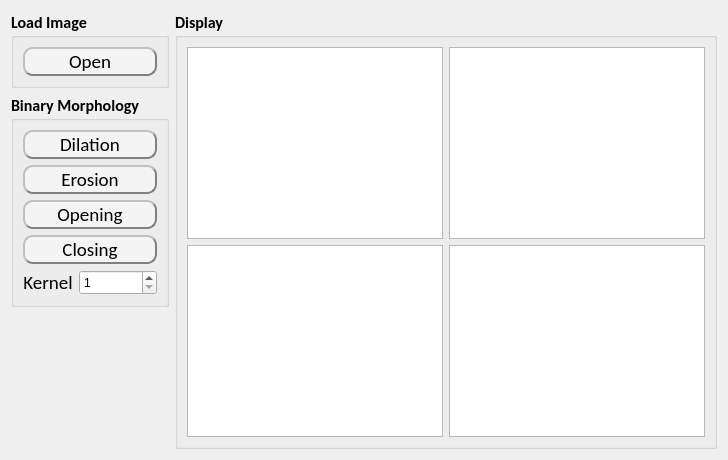
      <widget class="QWidget" name="Project_3">
       <attribute name="title">
        <string>Project 3</string>
       </attribute>
       <layout class="QHBoxLayout" name="horizontalLayout_19">
        <item>
         <layout class="QHBoxLayout" name="horizontalLayout_18" stretch="1,10">
          <item>
           <layout class="QVBoxLayout" name="verticalLayout_15" stretch="2,7,8">
            <item>
             <widget class="QGroupBox" name="LoadImageGroupBox_3">
              <property name="font">
               <font>
                <family>Calibri</family>
                <pointsize>12</pointsize>
                <weight>75</weight>
                <bold>true</bold>
               </font>
              </property>
              <property name="mouseTracking">
               <bool>false</bool>
              </property>
              <property name="styleSheet">
               <string notr="true">QFrame{
		backgroun-color: rgb(243, 243, 243);
}

QPushButton:hover{
		font-family: Calibri;
		font-size: 20px;
		font-style: bold;
		color: #1d649c;
}</string>
              </property>
              <property name="title">
               <string>Load Image</string>
              </property>
              <layout class="QVBoxLayout" name="verticalLayout_14">
               <item>
                <widget class="QPushButton" name="OpenButton_3">
                 <property name="sizePolicy">
                  <sizepolicy hsizetype="Minimum" vsizetype="Preferred">
                   <horstretch>0</horstretch>
                   <verstretch>0</verstretch>
                  </sizepolicy>
                 </property>
                 <property name="font">
                  <font>
                   <family>Calibri</family>
                   <pointsize>14</pointsize>
                   <weight>50</weight>
                   <bold>false</bold>
                  </font>
                 </property>
                 <property name="styleSheet">
                  <string notr="true">QPushButton{
		background-color: rgb(244, 244, 244);
    	border-radius: 10px;  
		border: 2px groove gray;
    	border-style: outset;
}

QPushButton:hover{
		border:2px solid #1d649c;
}</string>
                 </property>
                 <property name="text">
                  <string>Open</string>
                 </property>
                </widget>
               </item>
              </layout>
             </widget>
            </item>
            <item>
             <widget class="QGroupBox" name="BinaryMorphGroupBox_3">
              <property name="sizePolicy">
               <sizepolicy hsizetype="Preferred" vsizetype="Preferred">
                <horstretch>0</horstretch>
                <verstretch>0</verstretch>
               </sizepolicy>
              </property>
              <property name="font">
               <font>
                <family>Calibri</family>
                <pointsize>12</pointsize>
                <weight>75</weight>
                <bold>true</bold>
               </font>
              </property>
              <property name="mouseTracking">
               <bool>false</bool>
              </property>
              <property name="styleSheet">
               <string notr="true">QFrame{
		backgroun-color: rgb(243, 243, 243);
}

QPushButton:hover{
		font-family: &quot;Calibri&quot;;
		font-size: 24px;
		font-style: bold;
		color: #1d649c;
		border:1px solid #1d649c;
}</string>
              </property>
              <property name="title">
               <string>Binary Morphology</string>
              </property>
              <layout class="QVBoxLayout" name="verticalLayout_8" stretch="0,0,0,0,0">
               <item>
                <widget class="QPushButton" name="BinaryDilationButton">
                 <property name="sizePolicy">
                  <sizepolicy hsizetype="Minimum" vsizetype="Preferred">
                   <horstretch>0</horstretch>
                   <verstretch>0</verstretch>
                  </sizepolicy>
                 </property>
                 <property name="font">
                  <font>
                   <family>Calibri</family>
                   <pointsize>14</pointsize>
                   <weight>50</weight>
                   <bold>false</bold>
                  </font>
                 </property>
                 <property name="styleSheet">
                  <string notr="true">QPushButton{
		background-color: rgb(244, 244, 244);
    	border-radius: 10px;  
		border: 2px groove gray;
    	border-style: outset;
}

QPushButton:hover{
		border:2px solid #1d649c;
}</string>
                 </property>
                 <property name="text">
                  <string>Dilation</string>
                 </property>
                </widget>
               </item>
               <item>
                <widget class="QPushButton" name="BinaryErosionButton">
                 <property name="sizePolicy">
                  <sizepolicy hsizetype="Minimum" vsizetype="Preferred">
                   <horstretch>0</horstretch>
                   <verstretch>0</verstretch>
                  </sizepolicy>
                 </property>
                 <property name="font">
                  <font>
                   <family>Calibri</family>
                   <pointsize>14</pointsize>
                   <weight>50</weight>
                   <bold>false</bold>
                  </font>
                 </property>
                 <property name="styleSheet">
                  <string notr="true">QPushButton{
		background-color: rgb(244, 244, 244);
    	border-radius: 10px;  
		border: 2px groove gray;
    	border-style: outset;
}

QPushButton:hover{
		border:2px solid #1d649c;
}</string>
                 </property>
                 <property name="text">
                  <string>Erosion</string>
                 </property>
                </widget>
               </item>
               <item>
                <widget class="QPushButton" name="BinaryOpeningButton">
                 <property name="sizePolicy">
                  <sizepolicy hsizetype="Minimum" vsizetype="Preferred">
                   <horstretch>0</horstretch>
                   <verstretch>0</verstretch>
                  </sizepolicy>
                 </property>
                 <property name="font">
                  <font>
                   <family>Calibri</family>
                   <pointsize>14</pointsize>
                   <weight>50</weight>
                   <bold>false</bold>
                  </font>
                 </property>
                 <property name="styleSheet">
                  <string notr="true">QPushButton{
		background-color: rgb(244, 244, 244);
    	border-radius: 10px;  
		border: 2px groove gray;
    	border-style: outset;
}

QPushButton:hover{
		border:2px solid #1d649c;
}</string>
                 </property>
                 <property name="text">
                  <string>Opening</string>
                 </property>
                </widget>
               </item>
               <item>
                <widget class="QPushButton" name="BinaryClosingButton">
                 <property name="sizePolicy">
                  <sizepolicy hsizetype="Minimum" vsizetype="Preferred">
                   <horstretch>0</horstretch>
                   <verstretch>0</verstretch>
                  </sizepolicy>
                 </property>
                 <property name="font">
                  <font>
                   <family>Calibri</family>
                   <pointsize>14</pointsize>
                   <weight>50</weight>
                   <bold>false</bold>
                  </font>
                 </property>
                 <property name="styleSheet">
                  <string notr="true">QPushButton{
		background-color: rgb(244, 244, 244);
    	border-radius: 10px;  
		border: 2px groove gray;
    	border-style: outset;
}

QPushButton:hover{
		border:2px solid #1d649c;
}</string>
                 </property>
                 <property name="text">
                  <string>Closing</string>
                 </property>
                </widget>
               </item>
               <item>
                <layout class="QHBoxLayout" name="horizontalLayout_7" stretch="1,2">
                 <item>
                  <widget class="QLabel" name="KernelLabel_3">
                   <property name="font">
                    <font>
                     <family>Calibri</family>
                     <pointsize>14</pointsize>
                     <weight>50</weight>
                     <bold>false</bold>
                    </font>
                   </property>
                   <property name="text">
                    <string>Kernel</string>
                   </property>
                   <property name="alignment">
                    <set>Qt::AlignCenter</set>
                   </property>
                  </widget>
                 </item>
                 <item>
                  <widget class="QSpinBox" name="KernelSpin_3">
                   <property name="sizePolicy">
                    <sizepolicy hsizetype="Minimum" vsizetype="Preferred">
                     <horstretch>0</horstretch>
                     <verstretch>0</verstretch>
                    </sizepolicy>
                   </property>
                   <property name="minimumSize">
                    <size>
                     <width>0</width>
                     <height>21</height>
                    </size>
                   </property>
                   <property name="font">
                    <font>
                     <weight>50</weight>
                     <bold>false</bold>
                    </font>
                   </property>
                   <property name="minimum">
                    <number>1</number>
                   </property>
                   <property name="maximum">
                    <number>9</number>
                   </property>
                   <property name="singleStep">
                    <number>2</number>
                   </property>
                  </widget>
                 </item>
                </layout>
               </item>
              </layout>
             </widget>
            </item>
            <item>
             <spacer name="verticalSpacer_3">
              <property name="orientation">
               <enum>Qt::Vertical</enum>
              </property>
              <property name="sizeHint" stdset="0">
               <size>
                <width>20</width>
                <height>40</height>
               </size>
              </property>
             </spacer>
            </item>
           </layout>
          </item>
          <item>
           <widget class="QGroupBox" name="DisplayGroupBox_3">
            <property name="sizePolicy">
             <sizepolicy hsizetype="Preferred" vsizetype="Preferred">
              <horstretch>0</horstretch>
              <verstretch>0</verstretch>
             </sizepolicy>
            </property>
            <property name="font">
             <font>
              <family>Calibri</family>
              <pointsize>12</pointsize>
              <weight>75</weight>
              <bold>true</bold>
             </font>
            </property>
            <property name="mouseTracking">
             <bool>false</bool>
            </property>
            <property name="styleSheet">
             <string notr="true">QFrame{
		backgroun-color: rgb(243, 243, 243);
}</string>
            </property>
            <property name="title">
             <string>Display</string>
            </property>
            <property name="flat">
             <bool>false</bool>
            </property>
            <layout class="QVBoxLayout" name="verticalLayout_9">
             <item>
              <layout class="QHBoxLayout" name="horizontalLayout_10">
               <property name="spacing">
                <number>6</number>
               </property>
               <property name="topMargin">
                <number>0</number>
               </property>
               <item>
                <widget class="ImageView" name="RawImageView_3">
                 <property name="sizePolicy">
                  <sizepolicy hsizetype="Preferred" vsizetype="Preferred">
                   <horstretch>0</horstretch>
                   <verstretch>0</verstretch>
                  </sizepolicy>
                 </property>
                </widget>
               </item>
               <item>
                <widget class="ImageView" name="GrayImageView_3">
                 <property name="sizePolicy">
                  <sizepolicy hsizetype="Preferred" vsizetype="Preferred">
                   <horstretch>0</horstretch>
                   <verstretch>0</verstretch>
                  </sizepolicy>
                 </property>
                </widget>
               </item>
              </layout>
             </item>
             <item>
              <layout class="QHBoxLayout" name="horizontalLayout_11">
               <item>
                <widget class="ImageView" name="BinaryImageView_3">
                 <property name="sizePolicy">
                  <sizepolicy hsizetype="Preferred" vsizetype="Preferred">
                   <horstretch>0</horstretch>
                   <verstretch>0</verstretch>
                  </sizepolicy>
                 </property>
                </widget>
               </item>
               <item>
                <widget class="ImageView" name="MorphImageView_3">
                 <property name="sizePolicy">
                  <sizepolicy hsizetype="Preferred" vsizetype="Preferred">
                   <horstretch>0</horstretch>
                   <verstretch>0</verstretch>
                  </sizepolicy>
                 </property>
                </widget>
               </item>
              </layout>
             </item>
            </layout>
           </widget>
          </item>
         </layout>
        </item>
       </layout>
      </widget>
